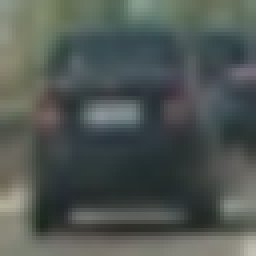
#> input picture training-data/vehicles/Far/image0002.png, 64 x 64 px (shown 4 times larger); its folder holds only this picture in this run
$ jupyter execute --allow-errors vehicleDetection-my.ipynb   (shell and % lines are left out)   (older library calls are emulated)
#> lines starting #> are read from the running program, lines starting #| are printed output that depends on the picture
[cell 1]
##Reading the training images for training SVM
import glob
import cv2
import numpy as np
import matplotlib.image as matimg
from sklearn.utils import shuffle
carImages=glob.glob('training-data/vehicles/**/*.png')
notcarimages=glob.glob('training-data/non-vehicles/**/*.png')
XTrainImage=[]
y=[]
for image in carImages:
    image=matimg.imread(image)
#> image is the input picture: shape (64, 64, 3) float32; mean R, G, B 0.314, 0.342, 0.326
    XTrainImage.append(image)
    y.append([1])
for image in notcarimages:
    image=matimg.imread(image)
    XTrainImage.append(image)
    y.append([0])
XTrainImage=np.array(XTrainImage)
y=np.array(y)
XTrainImage, y=shuffle(XTrainImage,y)
#> y = [1, 1]

[cell 2]
##Visualizing Random Car and non-car images
import matplotlib.pyplot as plt
f, ax = plt.subplots(2,4)
for i in range(2):
    for j in range(4):
        index=np.random.randint(0,XTrainImage.shape[0])
        ax[i,j].imshow(XTrainImage[index,:,:,:])
        ax[i,j].set_title(y[index])

[cell 3]
##Extracting the HOG features
import numpy as np
import cv2
from skimage.feature import hog
# Define a function to return HOG features and visualization
def get_hog_features(img, orient, pix_per_cell, cell_per_block,
                        vis=False, feature_vec=True):
    # Call with two outputs if vis==True
    if vis == True:
        features, hog_image = hog(img, orientations=orient,
                                  pixels_per_cell=(pix_per_cell, pix_per_cell),
                                  cells_per_block=(cell_per_block, cell_per_block),
                                  transform_sqrt=False,
                                  visualize=vis, feature_vector=feature_vec)
        return features, hog_image
    # Otherwise call with one output
    else:
        features = hog(img, orientations=orient,
                       pixels_per_cell=(pix_per_cell, pix_per_cell),
                       cells_per_block=(cell_per_block, cell_per_block),
                       transform_sqrt=False,
                       visualize=vis, feature_vector=feature_vec)
        return features

[cell 4]
for i in range(0,5):
    index=np.random.randint(0,XTrainImage.shape[0])
    test_img=XTrainImage[index,:,:,:]
    features,test_dst_image= get_hog_features(test_img[:,:,2], 9, 8, 8, vis=True, feature_vec=True)
    f, (ax1, ax2) = plt.subplots(1, 2, figsize=(7,7))
    ax1.imshow(test_img)
    ax1.set_title('Original Image', fontsize=30)
    ax2.imshow(test_dst_image)
    ax2.set_title('HOG Features', fontsize=30)
#> this loop made 5 passes
#> pass 1, `features,test_dst_image= get_hog_features(test_img[:,:,2], 9, 8, 8, vi..`:
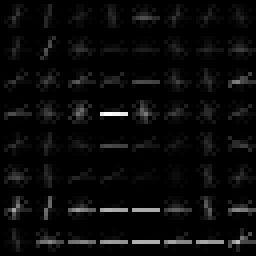
#> test_dst_image: shape (64, 64) float32 (shown 4 times larger); min 0, max 0.123, mean 0.00476; drawn with min black and max white
#> pass 3, `features,test_dst_image= get_hog_features(test_img[:,:,2], 9, 8, 8, vi..`:
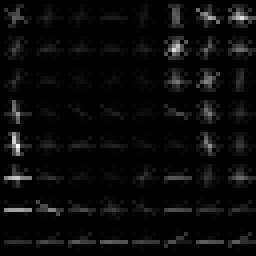
#> test_dst_image: shape (64, 64) float32 (shown 4 times larger); min 0, max 0.114, mean 0.0045; drawn with min black and max white
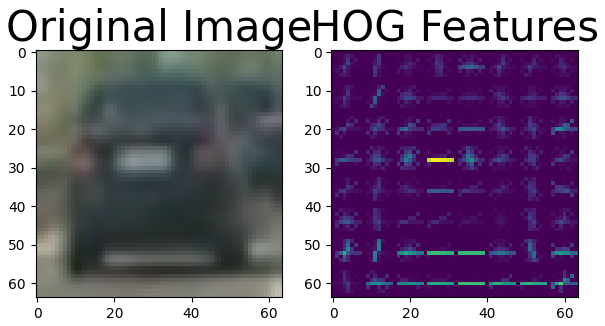
#> figure drawn by matplotlib, 2 panels
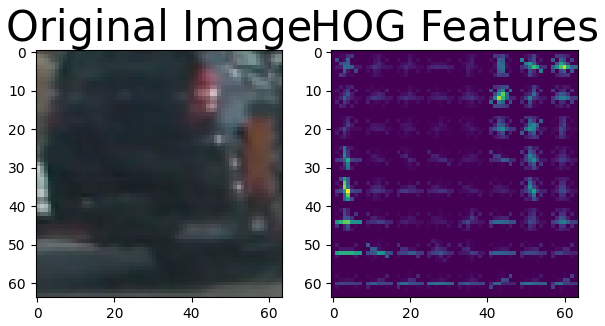
#> figure drawn by matplotlib, 2 panels

[cell 5]
# Define a function to extract features from a list of images
# Have this function call bin_spatial() and color_hist()
def extract_features(imgs, color_space='RGB', spatial_size=(32, 32),
                        hist_bins=32, orient=9,
                        pix_per_cell=8, cell_per_block=2, hog_channel=0):
    # Create a list to append feature vectors to
#> called with color_space = 'YUV', spatial_size = (32, 32), hist_bins = 32, orient = 11, pix_per_cell = 16, cell_per_block = 2, hog_channel = 'ALL'
    features = []
    # Iterate through the list of images
    for image in imgs:
        # Read in each one by one
        #image = matimg.imread(file)
        # apply color conversion if other than 'RGB'
        if color_space != 'RGB':
            if color_space == 'HSV':
                feat_image = cv2.cvtColor(image, cv2.COLOR_RGB2HSV)
            elif color_space == 'LUV':
                feat_image = cv2.cvtColor(image, cv2.COLOR_RGB2LUV)
            elif color_space == 'HLS':
                feat_image = cv2.cvtColor(image, cv2.COLOR_RGB2HLS)
            elif color_space == 'YUV':
                feat_image = cv2.cvtColor(image, cv2.COLOR_RGB2YUV)
            elif color_space == 'YCrCb':
                feat_image = cv2.cvtColor(image, cv2.COLOR_RGB2YCrCb)
        else: feat_image = np.copy(image)
        # Call get_hog_features() with vis=False, feature_vec=True
        if hog_channel == 'ALL':
            hog_feat = []
            for channel in range(feat_image.shape[2]):
                hog_feat.append(get_hog_features(feat_image[:,:,channel],
                                        orient, pix_per_cell, cell_per_block,
                                        vis=False, feature_vec=True))
            hog_feat = np.ravel(hog_feat)
        else:
            hog_feat = get_hog_features(feat_image[:,:,hog_channel], orient,
                            pix_per_cell, cell_per_block, vis=False, feature_vec=True)
        # Append the new feature vector to the features list
        features.append(hog_feat)
#> this loop made 2 passes
#> after the loop, features = 2 items
    # Return list of feature vectors
    return features

[cell 6]
color_space = 'YUV' # Can be RGB, HSV, LUV, HLS, YUV, YCrCb
orient = 11  # HOG orientations
pix_per_cell = 16 # HOG pixels per cell
cell_per_block = 2 # HOG cells per block
y_start_stop = [None, None] # Min and max in y to search in slide_window()

features = extract_features(list(XTrainImage), color_space=color_space,
                        orient=orient, pix_per_cell=pix_per_cell,
                        cell_per_block=cell_per_block, hog_channel='ALL')
#> features = 2 items
features=np.array(features)

[cell 7]
from sklearn.model_selection import train_test_split
X_train, X_test, y_train, y_test=train_test_split(features, y, test_size=0.2)
#> y_train = [1]; y_test = [1]
# [4 lines of commented-out code are left out]
